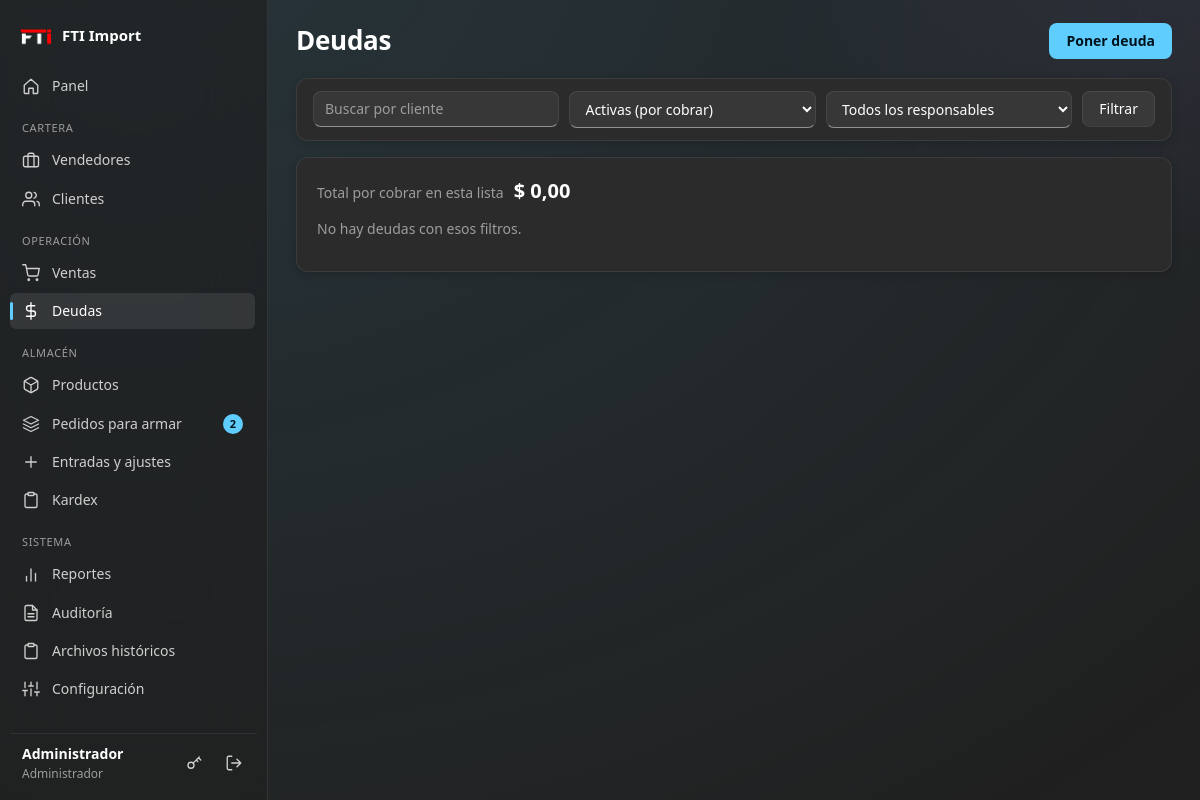
The app's page /deudas (signed in) with its own data.
### tables this page shows
CREATE TABLE configuracion (
    clave TEXT PRIMARY KEY,
    valor TEXT
);

CREATE TABLE usuarios (
    id         INTEGER PRIMARY KEY AUTOINCREMENT,
    usuario    TEXT NOT NULL UNIQUE,
    nombre     TEXT NOT NULL,
    clave_hash TEXT NOT NULL,
    rol        TEXT NOT NULL CHECK (rol IN ('admin', 'vendedor')),
    telefono   TEXT DEFAULT '',
    email      TEXT DEFAULT '',
    activo     INTEGER NOT NULL DEFAULT 1,
    creado     TEXT NOT NULL,
    -- Tipo de vendedor: 'especial' elige detal/mayor y USD/Bs; 'normal' solo vende al mayor en USD.
    tipo_vendedor TEXT NOT NULL DEFAULT 'normal' CHECK (tipo_vendedor IN ('especial', 'normal'))
);

### routes/deudas.py (the view)
@bp.route("/deudas")
@login_required
def lista():
    estado = request.args.get("estado", "activas")
    q = request.args.get("q", "").strip()
    vendedor = to_int(request.args.get("vendedor"))
    sql, args = "SELECT * FROM v_deudas WHERE 1=1", []
    if g.user["rol"] == "vendedor":
        sql += " AND vendedor_id = ?"; args.append(g.user["id"])
    elif vendedor:
        sql += " AND vendedor_id = ?"; args.append(vendedor)
    if estado == "activas":
        sql += " AND estado = 'activa'"
    elif estado == "vencidas":
        sql += " AND estado = 'activa' AND vencimiento < ?"; args.append(hoy())
    elif estado in ("pagada", "pendiente", "anulada"):
        sql += " AND estado = ?"; args.append(estado)
    if q:
        sql += " AND cliente_nombre LIKE ?"; args.append(f"%{q}%")
    sql += " ORDER BY vencimiento ASC, id DESC LIMIT 300"
    filas = query(sql, args)
    total = sum(d["saldo_usd"] for d in filas if d["estado"] == "activa")
    vendedores = query("SELECT id, nombre, rol FROM usuarios ORDER BY CASE WHEN id = ? THEN 0 ELSE 1 END, nombre", (g.user["id"],)) if g.user["rol"] == "admin" else []
    return render_template("deudas/lista.html", deudas=filas, estado=estado, q=q, vendedor=vendedor,
                           vendedores=vendedores, total=total)

### db.py (called while the page is built)
def query(sql, args=(), one=False):
    rows = get_db().execute(sql, args).fetchall()
    if one:
        return rows[0] if rows else None
    return rows

### services.py (called while the page is built)
def get_config(clave, defecto=""):
    fila = query("SELECT valor FROM configuracion WHERE clave = ?", (clave,), one=True)
    return fila["valor"] if fila and fila["valor"] is not None else defecto

def stock_alerta_defecto():
    return max(to_float(get_config("stock_alerta_defecto", "10"), 10.0), 0.0)

def productos_en_alerta(limite=None):
    sql = ("SELECT id, codigo, nombre, stock, unidad, " + SQL_MINIMO_EFECTIVO + " AS minimo "
           "FROM productos WHERE activo = 1 AND stock <= " + SQL_MINIMO_EFECTIVO + " ORDER BY stock ASC")
    d = stock_alerta_defecto()
    args = [d, d]
    if limite:
        sql += " LIMIT ?"
        args.append(limite)
    return query(sql, args)

def armado_desde_venta():
    return to_int(get_config("armado_desde_venta", "0"))

def contar_por_armar(usuario):
    desde = armado_desde_venta()
    if usuario["rol"] == "admin":
        pend = query("SELECT COUNT(*) AS n FROM armados a JOIN ventas v ON v.id=a.venta_id "
                     "WHERE a.estado='pendiente' AND v.estado='aprobada'", one=True)["n"]
        sin = query("SELECT COUNT(*) AS n FROM ventas v WHERE v.estado='aprobada' AND v.id > ? "
                    "AND NOT EXISTS (SELECT 1 FROM armados a WHERE a.venta_id=v.id)", (desde,), one=True)["n"]
        return pend + sin
    return query("SELECT COUNT(*) AS n FROM armados a JOIN ventas v ON v.id=a.venta_id "
                 "WHERE a.estado='pendiente' AND v.estado='aprobada' AND (a.asignado_a = ? OR a.asignado_a IS NULL)",
                 (usuario["id"],), one=True)["n"]

### utils.py (called while the page is built)
def _zona():
    return timezone(timedelta(hours=current_app.config.get("UTC_OFFSET_HORAS", -4)))

def hoy():
    return datetime.now(_zona()).strftime("%Y-%m-%d")

def to_float(valor, defecto=0.0):
    if valor is None:
        return defecto
    s = str(valor).strip().replace(" ", "")
    if not s:
        return defecto
    if "," in s and "." in s:
        s = s.replace(".", "").replace(",", ".")   # 1.234,50 -> 1234.50
    elif "," in s:
        s = s.replace(",", ".")
    try:
        return float(s)
    except ValueError:
        return defecto

def to_int(valor, defecto=0):
    try:
        return int(float(str(valor).strip()))
    except (ValueError, TypeError):
        return defecto

def csrf_field():
    return Markup(f'<input type="hidden" name="csrf_token" value="{csrf_token()}">')

### templates/deudas/lista.html
{% extends 'base.html' %}
{% from '_macros.html' import estado_deuda_tag %}
{% block titulo %}{{ 'Deudas' if g.user.rol == 'admin' else 'Mis deudores' }}{% endblock %}
{% block acciones %}{% if g.user.rol == 'admin' %}<a class="btn primary" href="{{ url_for('deudas.nueva') }}">Poner deuda</a>{% endif %}{% endblock %}
{% block contenido %}
<form class="filters card" method="get">
  <input name="q" value="{{ q }}" placeholder="Buscar por cliente">
  <select name="estado">
    {% for e, t in [('activas','Activas (por cobrar)'),('vencidas','Vencidas'),('pendiente','Por aprobar'),('pagada','Pagadas'),('anulada','Anuladas'),('todas','Todas')] %}
    <option value="{{ e }}" {{ 'selected' if estado == e }}>{{ t }}</option>{% endfor %}</select>
  {% if g.user.rol == 'admin' %}
  <select name="vendedor"><option value="">Todos los responsables</option>
    {% for v in vendedores %}<option value="{{ v.id }}" {{ 'selected' if vendedor == v.id }}>{{ v.nombre }}{% if v.id == g.user.id %} (mi perfil){% elif v.rol == 'admin' %} (administrador){% endif %}</option>{% endfor %}</select>
  {% endif %}
  <button class="btn">Filtrar</button>
</form>
<section class="card">
  <div class="resumen-lista"><span class="muted">Total por cobrar en esta lista</span><b>$ {{ total|num }}</b></div>
  {% if deudas %}
  <div class="table-wrap"><table class="stack">
    <thead><tr><th>Cliente</th>{% if g.user.rol == 'admin' %}<th>Vendedor</th>{% endif %}<th>Concepto</th><th>Vence</th><th class="r">Monto</th><th class="r">Saldo</th><th>Estado</th></tr></thead>
    <tbody>{% for d in deudas %}
      <tr><td data-label="Cliente"><a href="{{ url_for('deudas.detalle', deuda_id=d.id) }}"><b>{{ d.cliente_nombre }}</b></a></td>
          {% if g.user.rol == 'admin' %}<td data-label="Vendedor">{{ d.vendedor_nombre }}</td>{% endif %}
          <td data-label="Concepto">{{ d.concepto }}</td><td data-label="Vence">{{ d.vencimiento|fecha }}</td>
          <td data-label="Monto" class="r {{ 'deuda-roja' if d.estado == 'activa' and d.saldo_usd > 0.005 }}">$ {{ d.monto_usd|num }}</td><td data-label="Saldo" class="r {{ 'deuda-roja' if d.estado == 'activa' and d.saldo_usd > 0.005 }}">$ {{ d.saldo_usd|num }}</td>
          <td data-label="Estado">{{ estado_deuda_tag(d) }}</td></tr>
    {% endfor %}</tbody></table></div>
  {% else %}<p class="muted">No hay deudas con esos filtros.</p>{% endif %}
</section>
{% endblock %}

### templates/base.html (shortened to what this page needs)
{% from '_macros.html' import ico, flashes %}
<!doctype html>
<html lang="es">
<head>
  <link rel="stylesheet" href="{{ url_for('static', filename='css/style.css') }}">
</head>
<body>
{% if g.user %}
  {% set ep = request.endpoint or '' %}
  <div class="shell">
    <aside class="sidebar">
<div class="brand">
    <span class="brand-logo">
        <img src="{{ url_for('static', filename='logo.png') }}"
             alt="Logo de la empresa"
             class="logo-empresa">
    </span>
    <span class="brand-name">{{ empresa }}</span>
</div>      <nav class="nav">
        <a href="{{ url_for('panel.inicio') }}" class="{{ 'on' if ep == 'panel.inicio' }}">{{ ico('home') }}<span>Panel</span></a>
        {% if g.user.rol == 'admin' %}
          <div class="nav-group">Cartera</div>
          <a href="{{ url_for('admin.vendedores') }}" class="{{ 'on' if ep.startswith('admin.vendedor') }}">{{ ico('brief') }}<span>Vendedores</span></a>
          <a href="{{ url_for('clientes.lista') }}" class="{{ 'on' if ep.startswith('clientes.') }}">{{ ico('users') }}<span>Clientes</span></a>
          <div class="nav-group">Operación</div>
          <a href="{{ url_for('ventas.lista') }}" class="{{ 'on' if ep.startswith('ventas.') }}">{{ ico('cart') }}<span>Ventas</span>{% if n_pendientes %}<b class="pill">{{ n_pendientes }}</b>{% endif %}</a>
          <a href="{{ url_for('deudas.lista') }}" class="{{ 'on' if ep.startswith('deudas.') }}">{{ ico('dollar') }}<span>Deudas</span></a>
          <div class="nav-group">Almacén</div>
          <a href="{{ url_for('catalogo.productos') }}" class="{{ 'on' if ep in ('catalogo.productos','catalogo.producto_nuevo','catalogo.producto_editar','catalogo.categorias') }}">{{ ico('box') }}<span>Productos</span></a>
          <a href="{{ url_for('armados.lista') }}" class="{{ 'on' if ep.startswith('armados.') }}">{{ ico('layers') }}<span>Pedidos para armar</span>{% if n_por_armar %}<b class="pill" title="Pedidos pendientes o sin asignar">{{ n_por_armar }}</b>{% endif %}</a>
          <a href="{{ url_for('catalogo.movimiento') }}" class="{{ 'on' if ep == 'catalogo.movimiento' }}">{{ ico('plus') }}<span>Entradas y ajustes</span></a>
          <a href="{{ url_for('catalogo.kardex') }}" class="{{ 'on' if ep == 'catalogo.kardex' }}">{{ ico('clip') }}<span>Kardex</span></a>
          <div class="nav-group">Sistema</div>
          <a href="{{ url_for('admin.reportes') }}" class="{{ 'on' if ep == 'admin.reportes' }}">{{ ico('chart') }}<span>Reportes</span></a>
          <a href="{{ url_for('admin.auditoria') }}" class="{{ 'on' if ep == 'admin.auditoria' }}">{{ ico('file') }}<span>Auditoría</span></a>
          <a href="{{ url_for('admin.historiales') }}" class="{{ 'on' if ep.startswith('admin.historial') }}">{{ ico('clip') }}<span>Archivos históricos</span></a>
          <a href="{{ url_for('admin.configuracion') }}" class="{{ 'on' if ep == 'admin.configuracion' }}">{{ ico('sliders') }}<span>Configuración</span></a>
        {% endif %}
      </nav>
      <div class="user-box">
        <div class="user-info"><b>{{ g.user.nombre }}</b><small>{{ 'Administrador' if g.user.rol == 'admin' else ('Vendedor especial' if g.user.tipo_vendedor == 'especial' else 'Vendedor') }}</small></div>
        <a class="icon-btn" href="{{ url_for('auth.cuenta') }}" title="Cambiar clave">{{ ico('key') }}</a>
        <form method="post" action="{{ url_for('auth.logout') }}">{{ csrf_field() }}<button class="icon-btn" title="Cerrar sesión">{{ ico('logout') }}</button></form>
      </div>
    </aside>
    <main class="content">
      <header class="topbar">
        <h1>{% block titulo %}{% endblock %}</h1>
        <div class="topbar-right">{% block acciones %}{% endblock %}</div>
      </header>
      {% block contenido %}{% endblock %}
    </main>
  </div>
{% else %}
  <main class="auth">{{ flashes() }}{{ self.contenido() }}</main>
{% endif %}
</body>
</html>

### templates/base.html (style rules this page uses)
.brand-logo { background: transparent !important; border: none !important; box-shadow: none !important; }
.logo-empresa { width: 100%; height: 100%; object-fit: contain; display: block; }

### records on screen
configuracion: valor "FTI Import"
usuarios: user.nombre "Administrador", rol "Administrador", rol "Deudas"

### other values on screen
{{ n_por_armar }} "2"
{{ total|num }} "0,00"
form field estado "Activas (por cobrar)"
